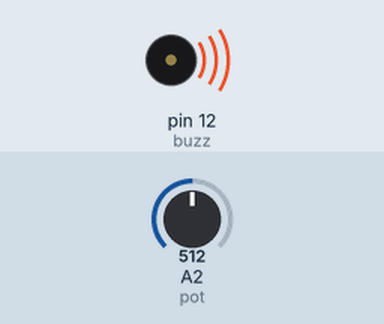
A sketch run on a simulated Arduino Uno, built with avr-gcc and run on an emulated ATmega328P. On the bench: buzzer (waves = sounding). The test bench sets the inputs (shaded band); at power-on: A2 (pot) = 512.

Above: at 0.1 s.
Timing chart, 0 to 1.6 s (numbered marks = the images above):
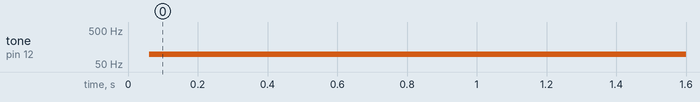

Measured:
- by itself, tone on pin 12 (buzz): silent → 98 Hz at 0.06 s

The sketch:

passiveBuzzer.ino
```cpp
int buzz = 12;
int pot = A2;


void setup() {
  // put your setup code here, to run once:
  Serial.begin(9600);
  pinMode(buzz,OUTPUT);
  pinMode(pot,INPUT);
}

void loop() {
  // put your main code here, to run repeatedly:
  int value = analogRead(pot);
  int toneVal = (9940./1023.)*value+60;
    digitalWrite(buzz,HIGH);
    delayMicroseconds(toneVal);
    digitalWrite(buzz,LOW);
     delayMicroseconds(toneVal);


}
```
